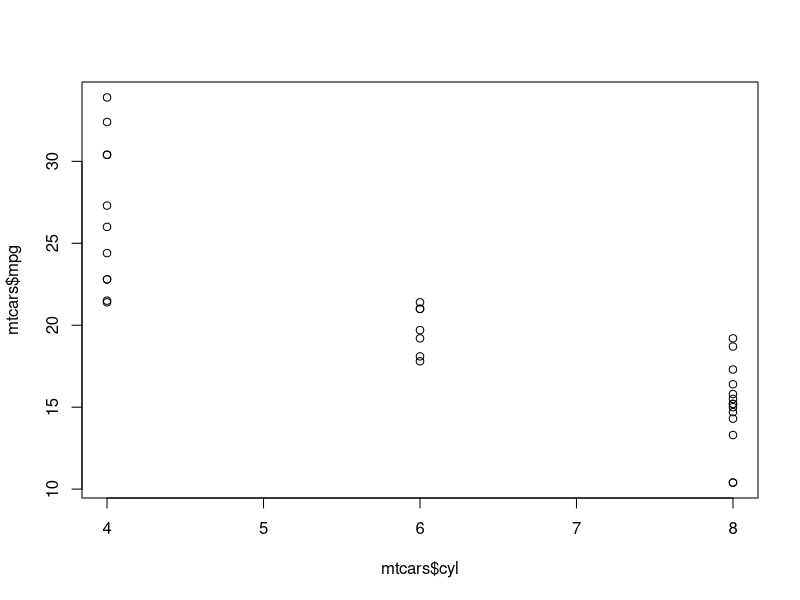

Write the R code that produced this figure.
## ---- chunk 1
#| label: tbl-state
#| tbl-cap: Some State Information

head(state.x77) |> 
  knitr::kable()
## ---- chunk 2
#| label: fig-template
#| fig-cap: Lorem lobortis lectus pellentesque sapien vivamus eros felis cum. Mattis risus euismod vivamus vel mi nostra euismod euismod praesent aliquam? Sagittis posuere bibendum turpis arcu maecenas gravida leo sollicitudin primis. Ullamcorper lacinia laoreet tincidunt mollis torquent semper. Sem nascetur eleifend gravida nostra magnis arcu gravida facilisis sollicitudin? Cum curae placerat et auctor faucibus arcu ad mauris sollicitudin nunc!

plot(mtcars$cyl, mtcars$mpg)
